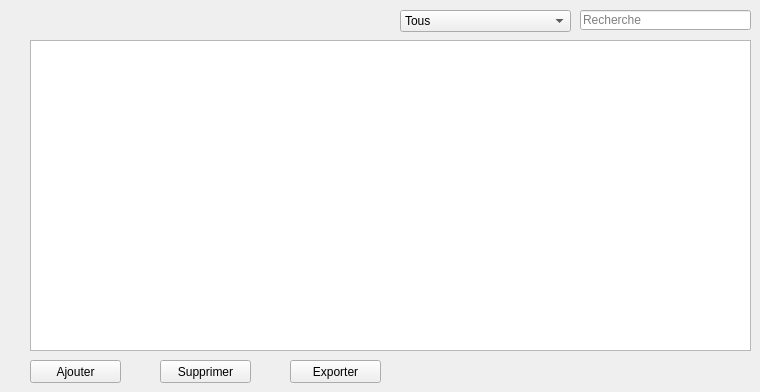
     <widget class="QWidget" name="page_affichageMP">
      <widget class="QPushButton" name="Button_AjouterMP">
       <property name="geometry">
        <rect>
         <x>30</x>
         <y>360</y>
         <width>91</width>
         <height>23</height>
        </rect>
       </property>
       <property name="text">
        <string>Ajouter</string>
       </property>
       <property name="shortcut">
        <string>Ctrl+A, Ctrl+M</string>
       </property>
      </widget>
      <widget class="QPushButton" name="Button_ExportMP">
       <property name="geometry">
        <rect>
         <x>290</x>
         <y>360</y>
         <width>91</width>
         <height>23</height>
        </rect>
       </property>
       <property name="text">
        <string>Exporter</string>
       </property>
       <property name="shortcut">
        <string>Ctrl+E, Ctrl+M</string>
       </property>
      </widget>
      <widget class="QPushButton" name="Button_SupprimerMP">
       <property name="geometry">
        <rect>
         <x>160</x>
         <y>360</y>
         <width>91</width>
         <height>23</height>
        </rect>
       </property>
       <property name="text">
        <string>Supprimer</string>
       </property>
       <property name="shortcut">
        <string>Ctrl+S, Ctrl+M</string>
       </property>
      </widget>
      <widget class="QTableView" name="tabMP">
       <property name="geometry">
        <rect>
         <x>30</x>
         <y>40</y>
         <width>721</width>
         <height>311</height>
        </rect>
       </property>
       <property name="selectionBehavior">
        <enum>QAbstractItemView::SelectRows</enum>
       </property>
       <property name="sortingEnabled">
        <bool>true</bool>
       </property>
      </widget>
      <widget class="QLineEdit" name="le_rechercheMP">
       <property name="geometry">
        <rect>
         <x>580</x>
         <y>10</y>
         <width>171</width>
         <height>20</height>
        </rect>
       </property>
       <property name="placeholderText">
        <string>Recherche</string>
       </property>
       <property name="clearButtonEnabled">
        <bool>true</bool>
       </property>
      </widget>
      <widget class="QComboBox" name="cb_coloneR_MP">
       <property name="geometry">
        <rect>
         <x>400</x>
         <y>10</y>
         <width>171</width>
         <height>22</height>
        </rect>
       </property>
       <item>
        <property name="text">
         <string>Tous</string>
        </property>
       </item>
       <item>
        <property name="text">
         <string>Reference</string>
        </property>
       </item>
       <item>
        <property name="text">
         <string>Description</string>
        </property>
       </item>
       <item>
        <property name="text">
         <string>Emplacement</string>
        </property>
       </item>
       <item>
        <property name="text">
         <string>Quantite</string>
        </property>
       </item>
       <item>
        <property name="text">
         <string>Prix</string>
        </property>
       </item>
       <item>
        <property name="text">
         <string>Date_Achat</string>
        </property>
       </item>
       <item>
        <property name="text">
         <string>Poids</string>
        </property>
       </item>
       <item>
        <property name="text">
         <string>Volume</string>
        </property>
       </item>
       <item>
        <property name="text">
         <string>Commentaire</string>
        </property>
       </item>
      </widget>
     </widget>
